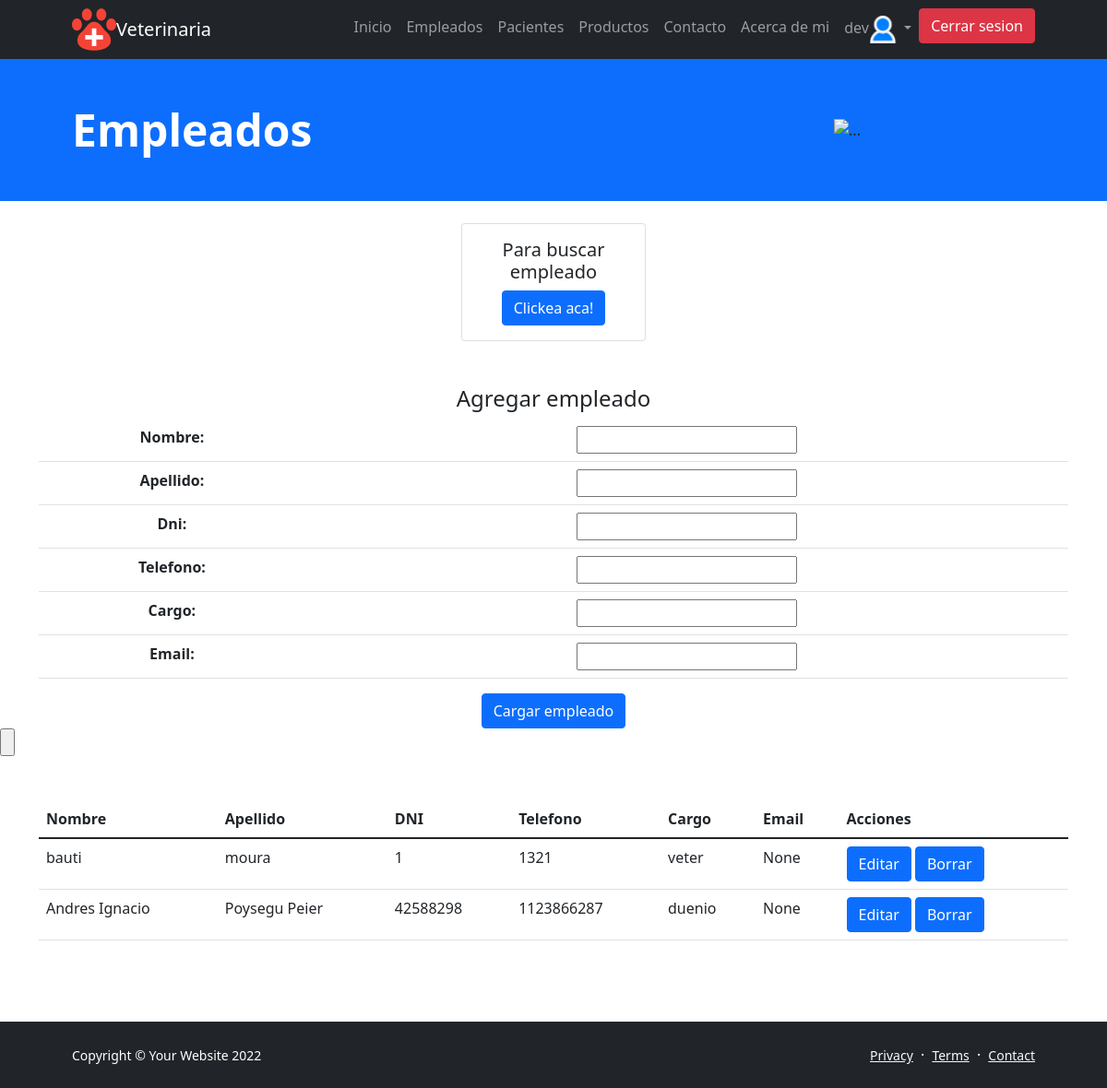
/empleados/ (signed in), run on an earlier commit of the app's database.
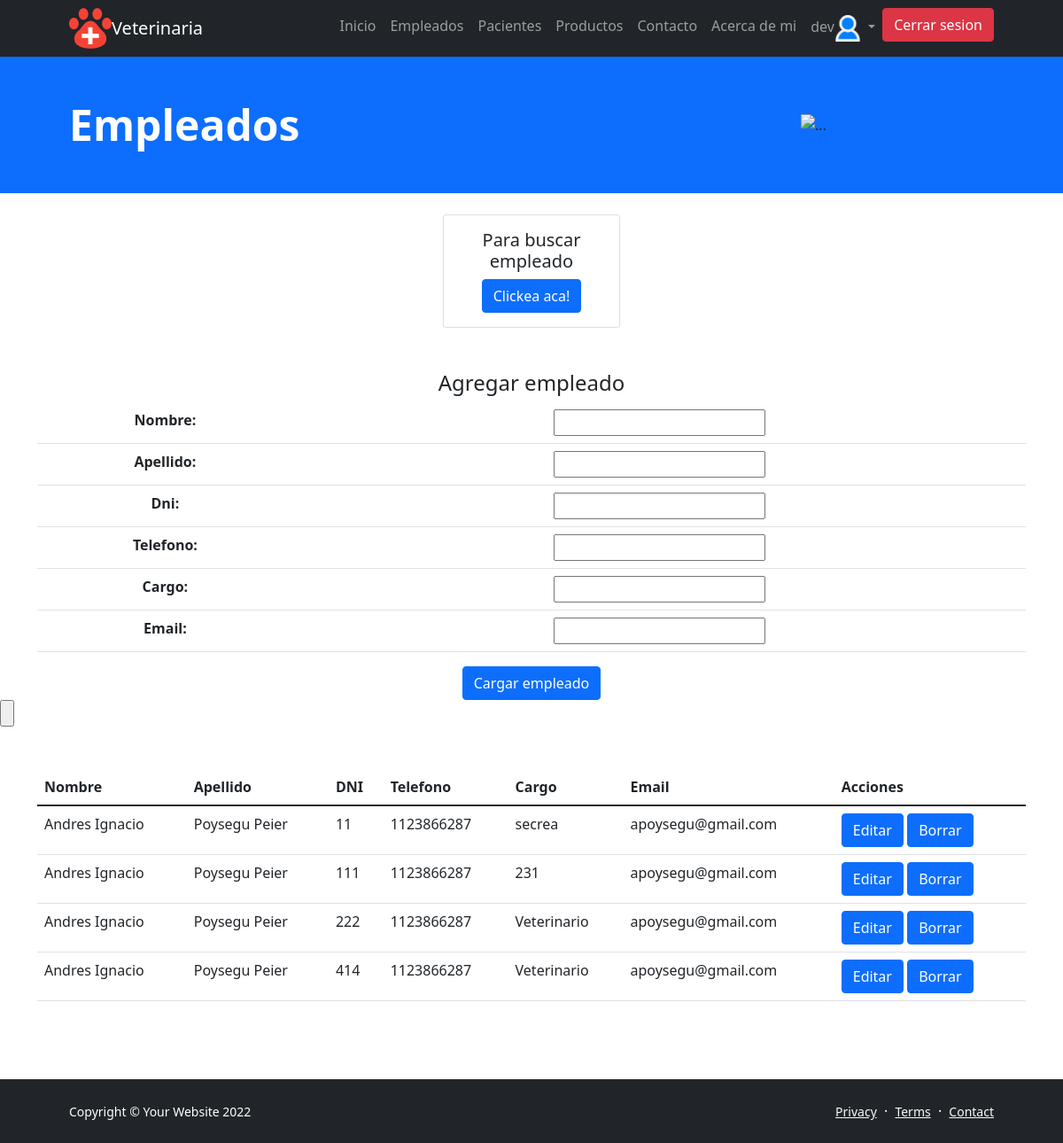
And on a later commit of the database.
### veterinaria/models.py (models this page shows, shortened)
class Empleados(models.Model):
    nombre=models.CharField(max_length=50)
    apellido=models.CharField(max_length=50)
    dni = models.IntegerField(primary_key=True)
    telefono = models.IntegerField(null=True)
    cargo = models.CharField(max_length=50)
    email = models.EmailField(max_length=254,null=True)

### veterinaria/views.py (the view)
# urls.py: path('empleados/', empleados, name='empleados'),
@login_required
def empleados(request ):
    imagen = avatar(request)
    titulo = 'Empleados'
    empleados= Empleados.objects.all()
    if request.method == 'POST':
        formulario = EmpleadosFormulario(request.POST)
        if formulario.is_valid():
            data = formulario.cleaned_data
            empleado= Empleados(data['nombre'],
            data['apellido'],
            data['dni'],
            data['telefono'],
            data['cargo'],
            data['email']
            )
            empleado.save()
            formulario = EmpleadosFormulario()
            contx = {
            'formulario':formulario,
            'empleados':empleados ,
            'imagen':imagen
            }
            return render(request, 'veterinaria/empleados.html', contx)
    else:
        formulario = EmpleadosFormulario()
        return render(request, 'veterinaria/empleados.html', {'titulo':titulo,'formulario':formulario,'empleados':empleados , 'imagen':imagen})

### veterinaria/fomrs.py
class EmpleadosFormulario(forms.Form):
    nombre = forms.CharField(max_length=50)
    apellido = forms.CharField(max_length=50)
    dni = forms.IntegerField()
    telefono = forms.IntegerField()
    cargo = forms.CharField(max_length=50)
    email = forms.EmailField(max_length=254)

### usuario/views.py (called while the page is built)
def avatar(request):
    if request.user.username:
        avatar = Avatar.objects.filter(user = request.user)
        if len(avatar) > 0:
            imagen = avatar[0].imagen.url
        else:
            imagen = '/media/avatar/predeterminada.png'
    else:
        imagen = '/media/avatar/predeterminada.png'
    return (imagen)

### veterinaria/templates/veterinaria/empleados.html (shortened to what this page needs)
{% extends 'veterinaria/padre.html' %}
{% block main_content %}
<div class="col-sm-2 offset-md-5 mt-4">
    <div class="card">
      <div class="card-body">
         <center><h5 class="card-title">Para buscar empleado</h5>
       <a href="{% url 'buscarEmpleado'%}" class="btn btn-primary">Clickea aca!</a></center>
      </div>
    </div>
</div>
<div class="container mt-5" style='text-align:center' >
    <form action="/veterinaria/empleados/" method="POST" class="form-group " >
        <h4>Agregar empleado</h4>
        <table class="table">
            {{formulario.as_table}}
        </table>
        <input type="submit" value="Cargar empleado" class="btn btn-primary">
    </form>
</div>
<input type="button" action= value="Cargar empleado">
<div class="container mt-5">
    <table class="table" center>
        <thead >
            <tr>
                <th>Nombre</th>
                <th>Apellido</th>
                <th>DNI</th>
                <th>Telefono</th>
                <th>Cargo</th>
                <th>Email</th>
                <th>Acciones</th>
            </tr>
        </thead>
        <tbody>
                {% for empleado in empleados %}
                <tr>
                <td>{{empleado.nombre}}</td>
                <td>{{empleado.apellido}}</td>
                <td>{{empleado.dni}}</td>
                <td>{{empleado.telefono}}</td>
                <td>{{empleado.cargo}}</td>
                <td>{{empleado.email}}</td>
                <td>
                    <a href="../empleados/{{empleado.dni}}/update" class="btn btn-primary">Editar</a>
                    <a href="../empleados/{{empleado.dni}}/delete" class="btn btn-primary">Borrar</a>
                </td>
                </tr>
                {% endfor %}
        </tbody>
    </table>
</div>
<br><br><br>
{% endblock %}

### veterinaria/templates/veterinaria/padre.html (shortened to what this page needs)
<!DOCTYPE html>
<html lang="en">
    <head>
        {% load static  %}
        <link href="https://cdn.jsdelivr.net/npm/bootstrap-icons@1.5.0/font/bootstrap-icons.css" rel="stylesheet" />
        <link href="{% static 'veterinaria/css/styles.css'%}" rel="stylesheet" />
    </head>
    <body class="d-flex flex-column h-100">
        <main class="flex-shrink-0">
            <nav class="navbar navbar-expand-lg navbar-dark bg-dark">
                <div class="container px-5">
                    <img src="{%static 'veterinaria/assets/icons8-veterinarian-48.png'%}" alt=""><a class="navbar-brand" mx-8  href="{% url 'index' %}" >Veterinaria</a>
                    <div class="collapse navbar-collapse" id="navbarSupportedContent">
                        <ul class="navbar-nav ms-auto mb-2 mb-lg-0">
                            <li class="nav-item"><a class="nav-link" href="{% url 'index' %}">Inicio</a></li>
                            <li class="nav-item"><a class="nav-link" href="{% url 'empleados' %}">Empleados</a></li>
                            <li class="nav-item"><a class="nav-link" href="{% url 'pacientes' %}">Pacientes</a></li>
                            <li class="nav-item"><a class="nav-link" href="{% url 'productos' %}">Productos</a></li>
                            <li class="nav-item"><a class="nav-link" href="{% url 'contacto' %}">Contacto</a></li>
                            <li class="nav-item"><a class="nav-link" href="{% url 'about' %}">Acerca de mi</a></li>
                            <li class="nav-item">
                                {% if not request.user.is_authenticated %}
                                    <a class="btn btn-primary" href="{% url 'login' %}">Iniciar sesion</a>
                                {% else %}
                                <li class="nav-item dropdown">
                                    <a class="nav-link dropdown-toggle" href="#" id="navbarScrollingDropdown" role="button" data-bs-toggle="dropdown" aria-expanded="false">
                                      {{request.user.username}}<img src = "{{imagen}}"width="30" height="30" />
                                    </a>
                                <li><a class="btn btn-danger" href="{% url 'logout' %}">Cerrar sesion</a></li>
                                {% endif %}
                            </li>
                        </ul>
                    </div>
                </div>
            </nav>
            {% block content %}
            <header class="bg-primary ">
                <div class="container px-5">
                    <div class="row gx-5 align-items-center justify-content-center">
                        <div class="col-lg-8 col-xl-7 col-xxl-6">
                            <div class="my-5 text-center text-xl-start">
                                <h1 class="display-5 fw-bolder text-white mb-2">{{titulo}}</h1>
                            </div>
                        </div>
                        <div class="col-xl-5 col-xxxl-4 d-none d-xl-block text-center"><img class="img-fluid - my-4 mx-auto" src="https://img.lalr.co/cms/2019/09/11090627/102438524_xl1.jpg" alt="..." /></div>
                    </div>
                </div>
            </header>
           {%block main_content%}  {% endblock main_content %}
        <footer class="bg-dark py-4 mt-auto">
            <div class="container px-5">
                <div class="row align-items-center justify-content-between flex-column flex-sm-row">
                    <div class="col-auto"><div class="small m-0 text-white">Copyright &copy; Your Website 2022</div></div>
                    <div class="col-auto">
                        <a class="link-light small" href="#!">Privacy</a>
                        <span class="text-white mx-1">&middot;</span>
                        <a class="link-light small" href="#!">Terms</a>
                        <span class="text-white mx-1">&middot;</span>
                        <a class="link-light small" href="/veterinaria/contacto">Contact</a>
                    </div>
                </div>
            </div>
        </footer>
         {% endblock content %}
    </body>
</html>

What changed in the data, as far as the page shows it:
removed Empleados: nombre "bauti", apellido "moura", dni "1", telefono "1321", cargo "veter", email "None"
removed Empleados: nombre "Andres Ignacio", apellido "Poysegu Peier", dni "42588298", telefono "1123866287", cargo "duenio", email "None"
added Empleados: nombre "Andres Ignacio", apellido "Poysegu Peier", dni "11", telefono "1123866287", cargo "secrea", email "apoysegu@gmail.com"
added Empleados: nombre "Andres Ignacio", apellido "Poysegu Peier", dni "111", telefono "1123866287", cargo "231", email "apoysegu@gmail.com"
added Empleados: nombre "Andres Ignacio", apellido "Poysegu Peier", dni "222", telefono "1123866287", cargo "Veterinario", email "apoysegu@gmail.com"
added Empleados: nombre "Andres Ignacio", apellido "Poysegu Peier", dni "414", telefono "1123866287", cargo "Veterinario", email "apoysegu@gmail.com"
